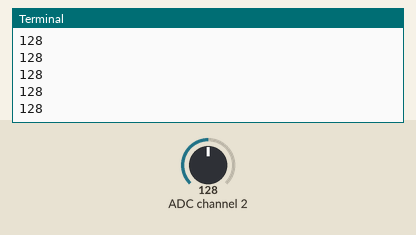
A program run on a simulated Raspberry Pi (BCM pin numbers). On the bench: the last lines printed to the terminal. The test bench sets the inputs (shaded band); at power-on: ADC channel 2 = 128 (analog values on the 0–255 scale). Library files of the repository ran but are not shown: PCF8591.py.

Above: at 1.2 s.
1.3 s: ADC channel 2 set to 178
At 1.56 s:
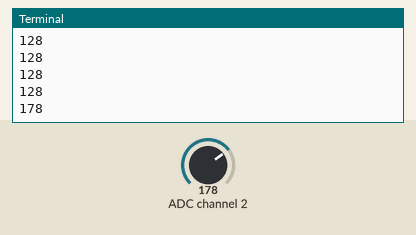
2.8 s: ADC channel 2 set to 224
At 2.97 s:
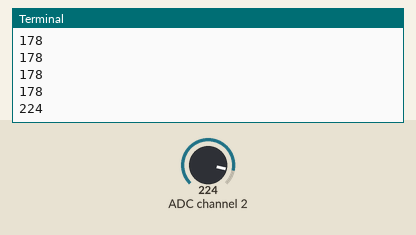
Timing chart, 0 to 5.8 s (numbered marks = the images above; inputs shaded):
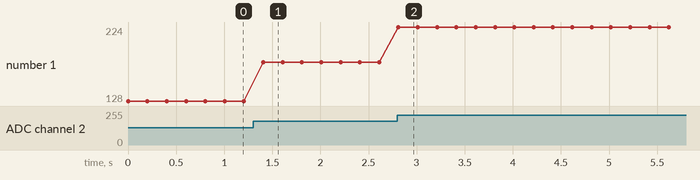

The program:

02_soil_moisture_module.py
```python
import PCF8591 as ADC  # Import PCF8591 module
import time  # Import time for delay

ADC.setup(0x48)  # Initialize PCF8591 at address 0x48

try:
    while True:  # Continuously read and print moisture level
        print(ADC.read(2))  # Read from Soil Moisture Sensor at AIN1
        time.sleep(0.2)  # Delay of 0.2 seconds
except KeyboardInterrupt:
    print("Exit")  # Exit on CTRL+C
```

Measured:
- after the input at 1.3 s, the terminal: prints a new line after 0.11 s (image 1)
- after the input at 2.8 s, the terminal: prints a new line at once (image 2)
- plotted number 1: 128 → 178 after the input at 1.3 s, 178 → 224 after the input at 2.8 s
